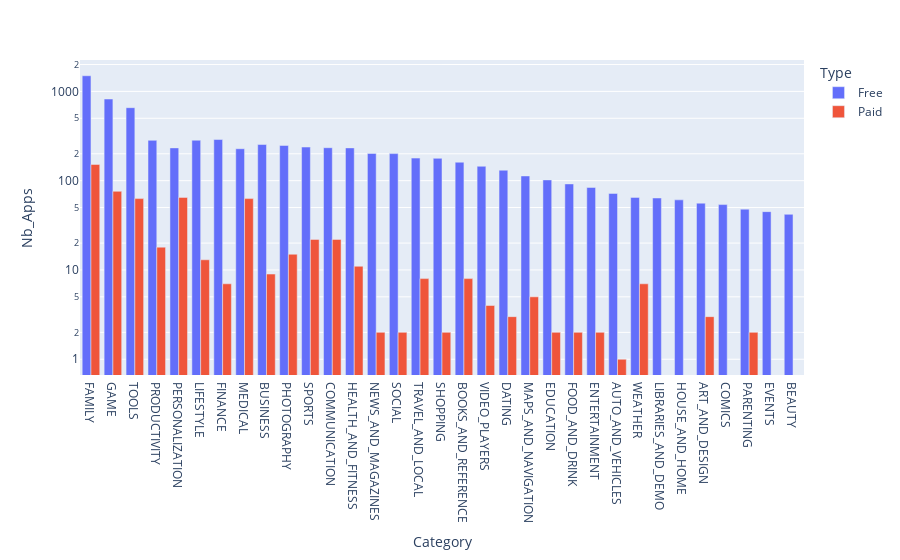

The cell this chart's notebook holds for it:
### Code cell
free_paid_bar = px.bar(free_paid, x='Category', y='Nb_Apps', color='Type', barmode='group')
free_paid_bar.update_layout(yaxis=dict(type='log'), xaxis={'categoryorder':'total descending'})
free_paid_bar.show()

### Figure 1 — Plotly figure (JSON) as saved in the notebook; plotly's stock layout.template omitted (floating-point values rounded to 4 significant figures)
{"data": [{"alignmentgroup": "True", "hovertemplate": "Type=Free<br>Category=%{x}<br>Nb_Apps=%{y}<extra></extra>", "legendgroup": "Free", "marker": {"color": "#636efa", "pattern": {"shape": ""}}, "name": "Free", "offsetgroup": "Free", "orientation": "v", "showlegend": true, "textposition": "auto", "type": "bar", "x": ["ART_AND_DESIGN", "AUTO_AND_VEHICLES", "BEAUTY", "BOOKS_AND_REFERENCE", "BUSINESS", "COMICS", "COMMUNICATION", "DATING", "EDUCATION", "ENTERTAINMENT", "EVENTS", "FAMILY", "FINANCE", "FOOD_AND_DRINK", "GAME", "HEALTH_AND_FITNESS", "HOUSE_AND_HOME", "LIBRARIES_AND_DEMO", "LIFESTYLE", "MAPS_AND_NAVIGATION", "MEDICAL", "NEWS_AND_MAGAZINES", "PARENTING", "PERSONALIZATION", "PHOTOGRAPHY", "PRODUCTIVITY", "SHOPPING", "SOCIAL", "SPORTS", "TOOLS", "TRAVEL_AND_LOCAL", "VIDEO_PLAYERS", "WEATHER"], "xaxis": "x", "y": [56, 72, 42, 161, 254, 54, 234, 131, 102, 84, 45, 1497, 289, 92, 822, 233, 61, 64, 284, 113, 228, 202, 48, 233, 248, 283, 178, 201, 238, 657, 179, 145, 65], "yaxis": "y"}, {"alignmentgroup": "True", "hovertemplate": "Type=Paid<br>Category=%{x}<br>Nb_Apps=%{y}<extra></extra>", "legendgroup": "Paid", "marker": {"color": "#EF553B", "pattern": {"shape": ""}}, "name": "Paid", "offsetgroup": "Paid", "orientation": "v", "showlegend": true, "textposition": "auto", "type": "bar", "x": ["ART_AND_DESIGN", "AUTO_AND_VEHICLES", "BOOKS_AND_REFERENCE", "BUSINESS", "COMMUNICATION", "DATING", "EDUCATION", "ENTERTAINMENT", "FAMILY", "FINANCE", "FOOD_AND_DRINK", "GAME", "HEALTH_AND_FITNESS", "LIFESTYLE", "MAPS_AND_NAVIGATION", "MEDICAL", "NEWS_AND_MAGAZINES", "PARENTING", "PERSONALIZATION", "PHOTOGRAPHY", "PRODUCTIVITY", "SHOPPING", "SOCIAL", "SPORTS", "TOOLS", "TRAVEL_AND_LOCAL", "VIDEO_PLAYERS", "WEATHER"], "xaxis": "x", "y": [3, 1, 8, 9, 22, 3, 2, 2, 152, 7, 2, 76, 11, 13, 5, 63, 2, 2, 65, 15, 18, 2, 2, 22, 63, 8, 4, 7], "yaxis": "y"}], "layout": {"barmode": "group", "legend": {"title": {"text": "Type"}, "tracegroupgap": 0}, "margin": {"t": 60}, "xaxis": {"anchor": "y", "categoryorder": "total descending", "domain": [0, 1], "title": {"text": "Category"}}, "yaxis": {"anchor": "x", "domain": [0, 1], "title": {"text": "Nb_Apps"}, "type": "log"}}}
